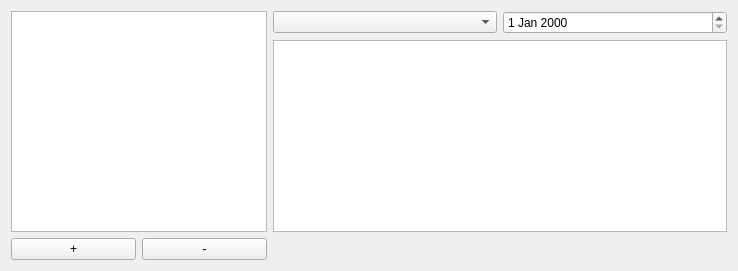
       <widget class="QWidget" name="notes">
        <attribute name="title">
         <string>Notes</string>
        </attribute>
        <layout class="QGridLayout" name="gridLayout_4">
         <item row="0" column="0" rowspan="2" colspan="2">
          <widget class="QListView" name="notesList"/>
         </item>
         <item row="0" column="2">
          <widget class="QComboBox" name="noteCombo"/>
         </item>
         <item row="0" column="3">
          <widget class="QDateEdit" name="noteDate"/>
         </item>
         <item row="1" column="2" colspan="2">
          <widget class="QTextEdit" name="notesEdit"/>
         </item>
         <item row="2" column="0">
          <widget class="QPushButton" name="addNote">
           <property name="text">
            <string>+</string>
           </property>
          </widget>
         </item>
         <item row="2" column="1">
          <widget class="QPushButton" name="delNote">
           <property name="text">
            <string>-</string>
           </property>
          </widget>
         </item>
         <item row="2" column="2" colspan="2">
          <spacer name="horizontalSpacer_2">
           <property name="orientation">
            <enum>Qt::Horizontal</enum>
           </property>
           <property name="sizeHint" stdset="0">
            <size>
             <width>454</width>
             <height>20</height>
            </size>
           </property>
          </spacer>
         </item>
        </layout>
        <zorder>notesList</zorder>
        <zorder>noteCombo</zorder>
        <zorder>noteDate</zorder>
        <zorder>addNote</zorder>
        <zorder>delNote</zorder>
        <zorder>notesEdit</zorder>
       </widget>
